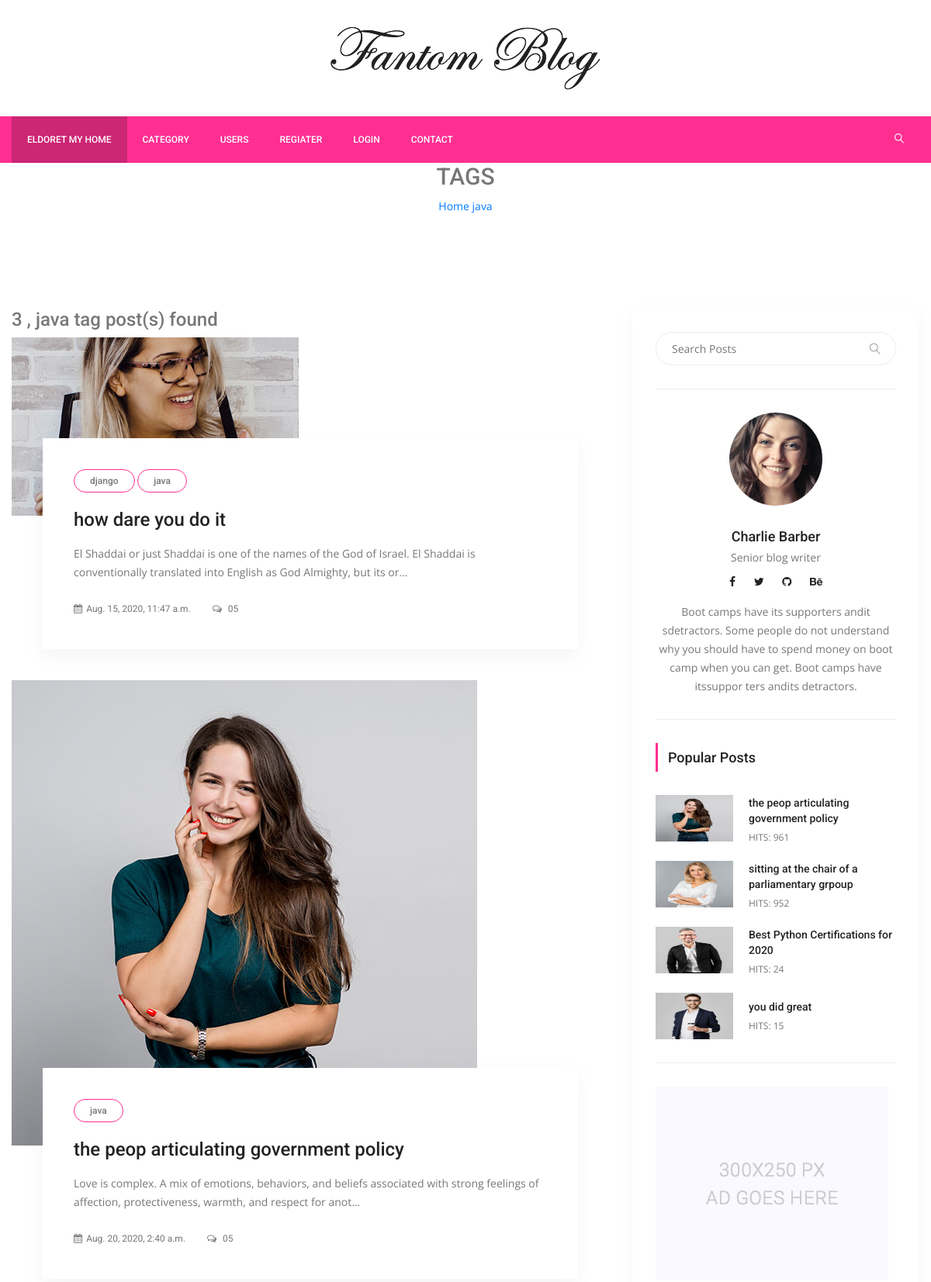
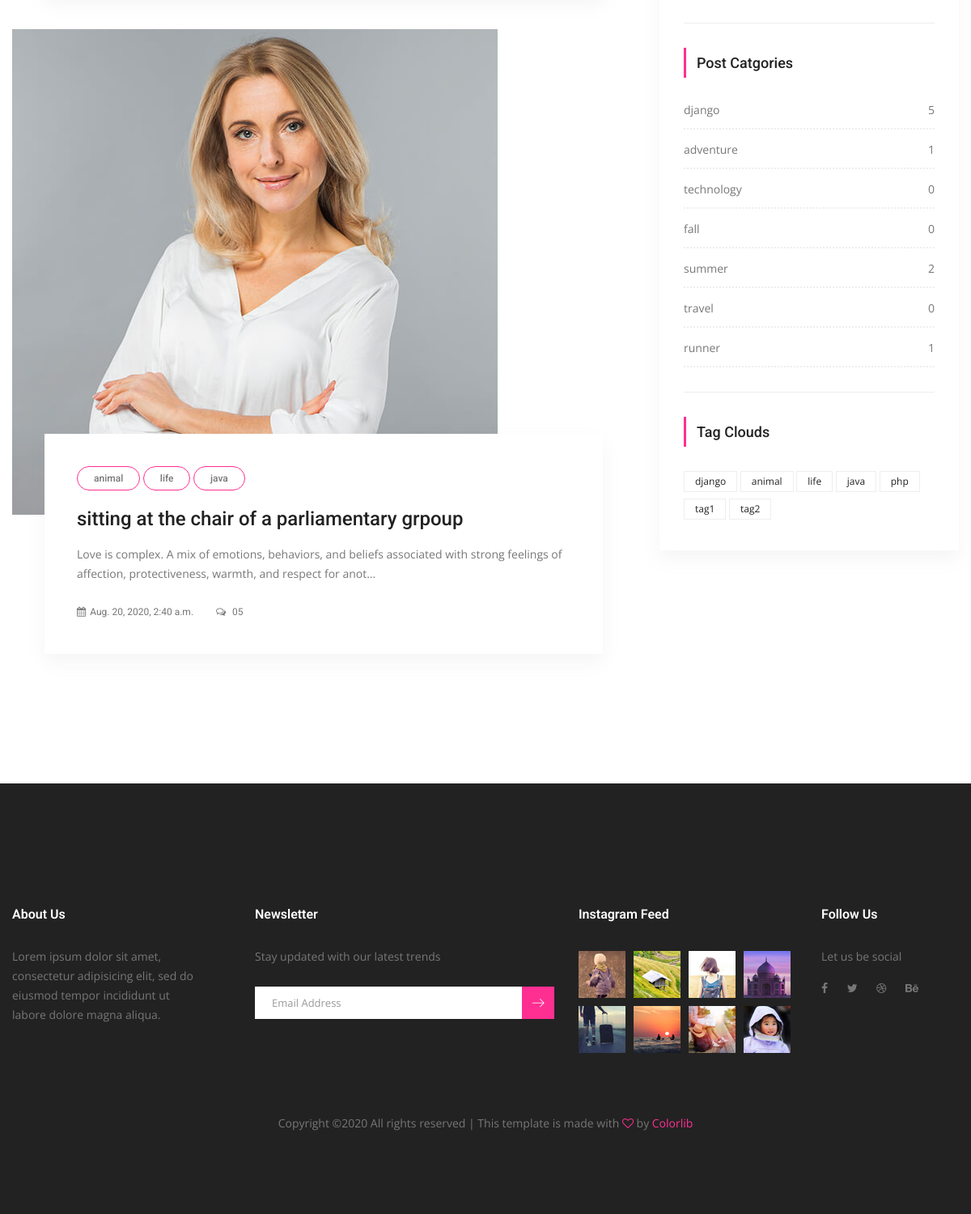
The app's page /tags/java with its own data (2 pictures, top to bottom).
### posts/models.py (models this page shows, shortened)
class Tag(models.Model):
    title = models.CharField(max_length=50)
    slug = models.SlugField(editable=False)
    def __str__(self):
        return self.title
    def post_count(self):
        return self.posts.all().count()

class Post(models.Model):
    title = models.CharField(max_length=150)
    content = models.TextField()
    publishing_date = models.DateTimeField(auto_now=True)
    image = models.ImageField(blank=True, null=True, upload_to='uploads/')
    user = models.ForeignKey(settings.AUTH_USER_MODEL, on_delete=models.CASCADE)
    slug = models.SlugField(default="slug", editable=False)
    category = models.ForeignKey(Category, on_delete=models.CASCADE, default=1, related_name="posts")
    tag = models.ManyToManyField(Tag, related_name="posts", blank=True)
    slider_post = models.BooleanField(default=False)
    hit = models.PositiveIntegerField(default=0)

class Category(models.Model):
    title = models.CharField(max_length=150)
    slug = models.SlugField(editable=False)
    def post_count(self):
        return self.posts.all().count()

### posts/views.py (the view)
# urls.py: path('tags/<slug:slug>', TagDetail.as_view(),name = "tag_detail"),
class TagDetail(ListView):
    model = Post
    template_name = 'tags/tag_detail.html'
    context_object_name = 'posts'
    paginate_by = 3
    def get_queryset(self):
        self.tag = get_object_or_404(Tag, slug=self.kwargs['slug'])
        return Post.objects.filter(tag=self.tag).order_by('id')
    def get_context_data(self, **kwargs):
        context = super(TagDetail,self).get_context_data(**kwargs)
        self.tag = get_object_or_404(Tag, slug=self.kwargs['slug'])
        context['tag'] = self.tag
        return context

### posts/templatetags/custom_tags.py (called while the page is built)
@register.simple_tag(name="categories")
def all_categories():
    return Category.objects.all()

@register.simple_tag(name="tags")
def all_tags():
    return Tag.objects.all()

@register.simple_tag(name="hit_posts")
def hit_posts():
    return Post.objects.order_by('-hit')[:4]

### templates/tags/tag_detail.html (shortened to what this page needs)
{% extends 'base.html'%}
{% load static %}
{% block content %}
        <section class="banu Area =====nner_area">
            <div class="banner_inner d-flex align-items-center">
				<div class="container">
					<div class="banner_content text-center">
						<h2>TAGS</h2>
						<div class="page_link">
							<a href="{% url 'index' %}">Home</a>
							<a href="#">{{tag.title}}</a>
						</div>
					</div>
				</div>
            </div>
        </section>
        <section class="blog_area p_120">
            <div class="container">
                <div class="row">
                    <div class="col-lg-8">
						<h3>{{tag.post_count}} , {{ tag.title }} tag  post(s) found  </h3>
                        <div class="blog_left_sidebar">
							{% for post in posts %}
                            <article class="blog_style1">
                            	<div class="blog_img">
                            		<img class="img-fluid" src="{{post.image.url}}" alt="">
                            	</div>
                            	<div class="blog_text">
									<div class="blog_text_inner">
										{% for tag in post.tag.all %}
										<a class="cat" href="#">{{ tag.title }}</a>
										{% endfor %}
										<a href="{% url 'detail' pk=post.id slug=post.slug %}"><h4>{{post.title}}</h4></a>
										<p>{{post.content |truncatechars:150 }}</p>
										<div class="date">
											<a href="#"><i class="fa fa-calendar" aria-hidden="true"></i>{{post.publishing_date}} </a>
											<a href="#"><i class="fa fa-comments-o" aria-hidden="true"></i> 05</a>
										</div>
									</div>
                            	</div>
                            </article>
							{% endfor%}
						</div>
                    </div>
                    {% include 'right_side.html'%}
                </div>
            </div>
        </section>
        {% endblock%}

### templates/right_side.html
{% load static %}
{% load custom_tags %}
<div class="col-lg-4">
                        <div class="blog_right_sidebar">
                            <aside class="single_sidebar_widget search_widget">
                                <form action="{% url 'search' %}" method="get">
                                <div class="input-group">
                                    <input type="text" class="form-control" placeholder="Search Posts" name="q">
                                    <span class="input-group-btn">
                                        <button class="btn btn-default" type="button"><i class="lnr lnr-magnifier"></i></button>
                                    </span>
                                </div>
                                    </form>
                                <div class="br">
                                </div>
                            </aside>
                            <aside class="single_sidebar_widget author_widget">
                                <img class="author_img rounded-circle" src="{% static "img/blog/author.png" %}" alt="">
                                <h4>Charlie Barber</h4>
                                <p>Senior blog writer</p>
                                <div class="social_icon">
                                    <a href="#"><i class="fa fa-facebook"></i></a>
                                    <a href="#"><i class="fa fa-twitter"></i></a>
                                    <a href="#"><i class="fa fa-github"></i></a>
                                    <a href="#"><i class="fa fa-behance"></i></a>
                                </div>
                                <p>Boot camps have its supporters andit sdetractors. Some people do not understand why you should have to spend money on boot camp when you can get. Boot camps have itssuppor ters andits detractors.</p>
                                <div class="br"></div>
                            </aside>
                            <aside class="single_sidebar_widget popular_post_widget">
                                <h3 class="widget_title">Popular Posts</h3>
                                {% hit_posts as posts %}
                                {% for post in posts %}
                                <div class="media post_item">
                                    <img src="{{ post.image.url }}" alt="post" style="width:100px;height:60px">
                                    <div class="media-body">
                                        <a href="{% url 'detail' post.pk post.slug %}"><h3>{{ post.title }}</h3></a>
                                        <p>HITS: {{ post.hit }}</p>
                                    </div>
                                </div>
                                {% endfor %}
                                <div class="br"></div>
                            </aside>
                            <aside class="single_sidebar_widget">
                                <a href="#"><img class="img-fluid" src="{% static "img/blog/add.jpg" %}" alt=""></a>
                                <div class="br"></div>
                            </aside>
                            <aside class="single_sidebar_widget post_category_widget">
                                <h4 class="widget_title">Post Catgories</h4>
                                <ul class="list cat-list">
                                    {% categories as categories%}
                                    {% for category in categories %}
                                    <li>
                                        <a href="{% url 'category_detail' pk=category.id slug=category.slug %}" class="d-flex justify-content-between">
                                            <p>{{ category.title }}</p>
                                            <p>{{ category.post_count }}</p>
                                        </a>
                                    </li>
                                    {% endfor %}
                                </ul>
                                <div class="br"></div>
                            </aside>
                            <aside class="single-sidebar-widget tag_cloud_widget">
                                <h4 class="widget_title">Tag Clouds</h4>
                                <ul class="list">
                                    {% tags as labels %}
                                    {% for label in labels %}
                                    <li><a href="{% url 'tag_detail' slug=label.slug%}">{{ label }}</a></li>
                                    {% endfor %}
                                </ul>
                            </aside>
                        </div>
                    </div>

### records on screen
Tag: title "java", post_count "3"
Post: image (picture), title "how dare you do it", content "El Shaddai or just Shaddai is one of the names of the God of Israel. El Shaddai is conventionally translated into English as God Almighty, but its or…", publishing_date "Aug. 15, 2020, 11:47 a.m."
Tag: title "django"
Post: image (picture), title "the peop articulating government policy", content "Love is complex. A mix of emotions, behaviors, and beliefs associated with strong feelings of affection, protectiveness, warmth, and respect for anot…", publishing_date "Aug. 20, 2020, 2:40 a.m.", hit "961"
Post: image (picture), title "sitting at the chair of a parliamentary grpoup", content "Love is complex. A mix of emotions, behaviors, and beliefs associated with strong feelings of affection, protectiveness, warmth, and respect for anot…", publishing_date "Aug. 20, 2020, 2:40 a.m.", hit "952"
Tag: title "animal"
Tag: title "life"
Post: image (picture), title "Best Python Certifications for 2020", hit "24"
Post: image (picture), title "you did great", hit "15"
Category: title "django", post_count "5"
Category: title "adventure", post_count "1"
Category: title "technology", post_count "0"
Category: title "fall", post_count "0"
Category: title "summer", post_count "2"
Category: title "travel", post_count "0"
Category: title "runner", post_count "1"
Tag: title "php"
Tag: title "tag1"
Tag: title "tag2"
